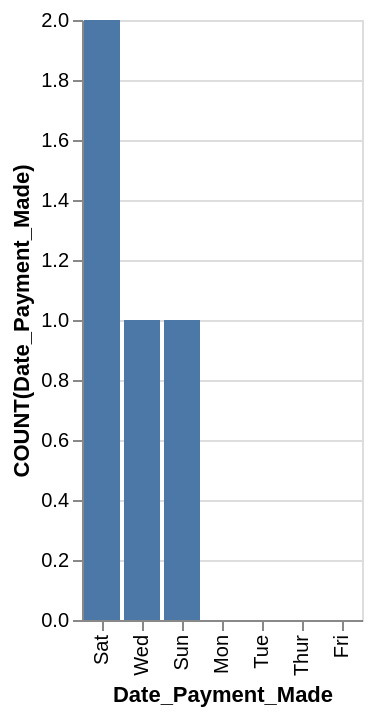

This figure's Vega-Lite source:
### Vega-Lite specification from a JSON file in a GitHub repository (floating-point values rounded to 4 significant figures)
{"data": {"values": [{"x_data": "Mon", "y_data": 0}, {"x_data": "Tue", "y_data": 0}, {"x_data": "Wed", "y_data": 1}, {"x_data": "Thur", "y_data": 0}, {"x_data": "Fri", "y_data": 0}, {"x_data": "Sat", "y_data": 2}, {"x_data": "Sun", "y_data": 1}]}, "mark": "bar", "encoding": {"x": {"field": "x_data", "type": "nominal", "title": "Date_Payment_Made", "sort": {"op": "sum", "field": "y_data", "order": "descending"}}, "y": {"field": "y_data", "type": "quantitative", "title": "COUNT(Date_Payment_Made)"}}}
